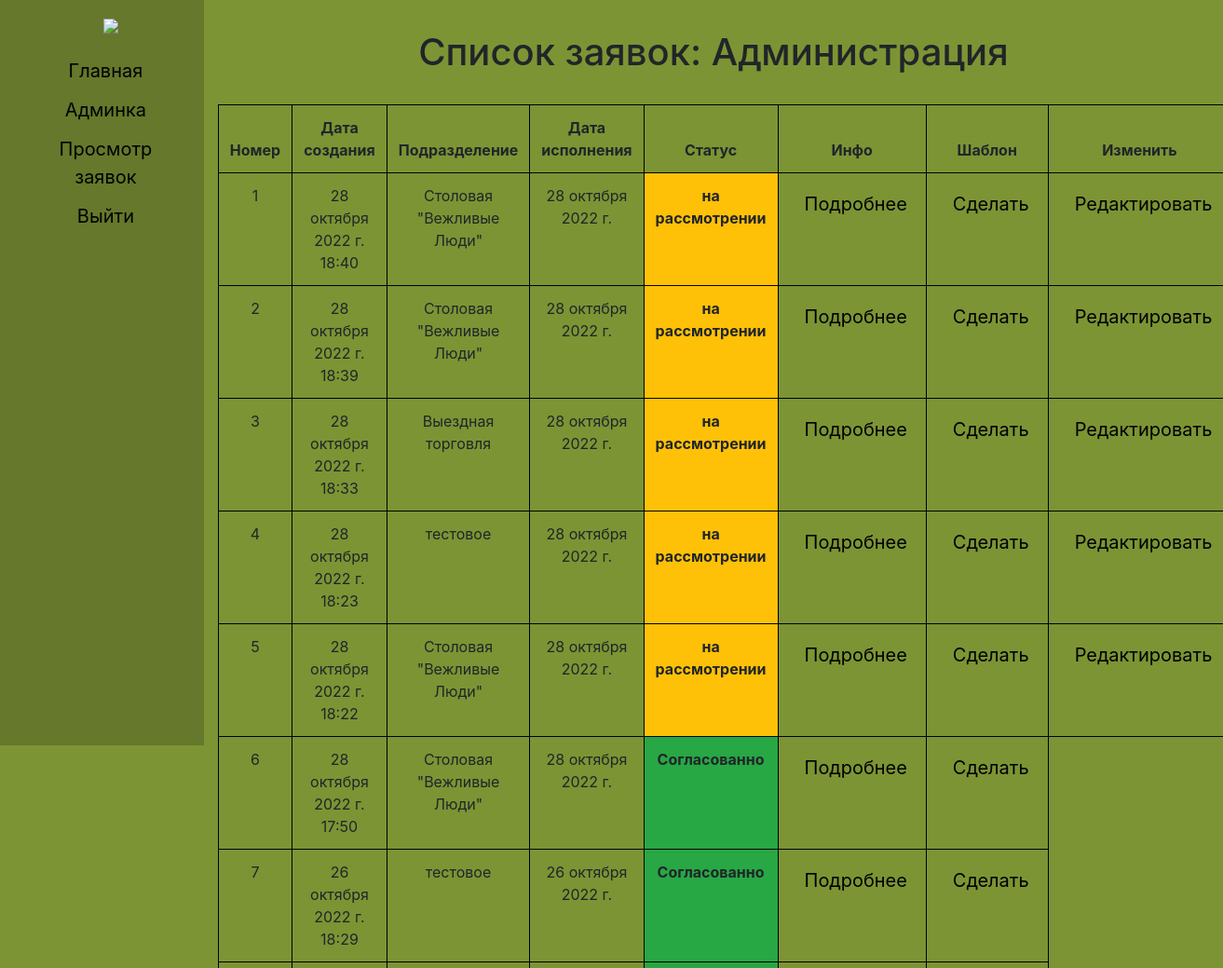
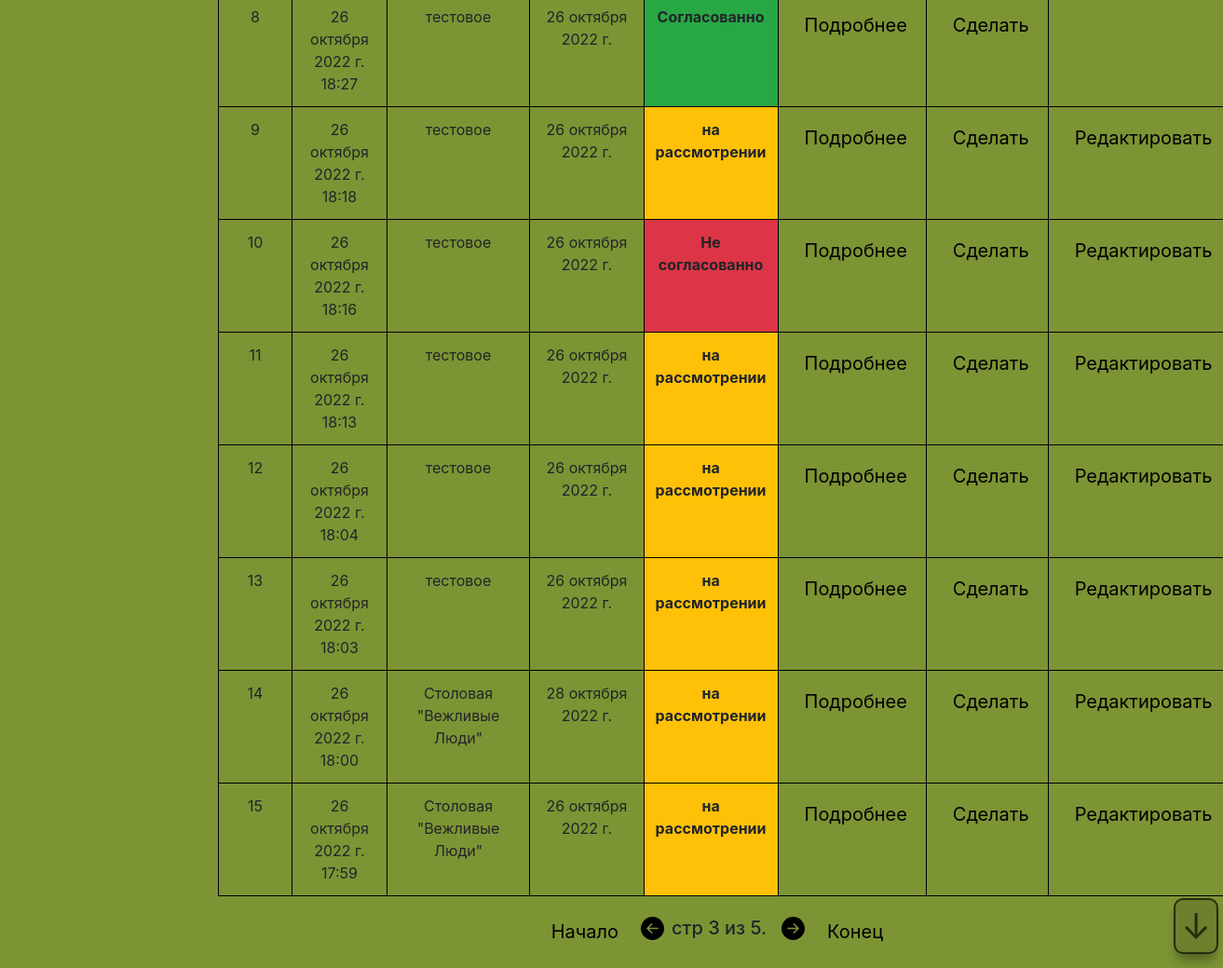
Page /zayavki_list/?page=3 (signed in) on the committed database (2 pictures, top to bottom).
### accounts/models.py (models this page shows, shortened)
class CustomUser(AbstractUser):
    email = models.EmailField(('email address'), unique=True)
    fio = models.CharField('ФИО', max_length=255, default='')
    subdivision = models.ForeignKey(Subdivision, on_delete=models.CASCADE, related_name='user_subdivision', null=True,default=None)
    position = models.ForeignKey(Position, on_delete=models.CASCADE, related_name='user_position', null=True,default=None)

class Subdivision(models.Model):
    title = models.CharField('Подразделение', max_length=50, default='')
    class Meta:
        verbose_name = 'Подразделение'
        verbose_name_plural = 'Подразделения'

### zayavki/models.py (models this page shows, shortened)
class ListApplication(models.Model):
    customer = models.ForeignKey(CustomUser, on_delete=models.SET_NULL, related_name='customer_applicationsList', null=True)
    created = models.DateTimeField(default=timezone.now)
    date_applications = models.DateField('Дата исполнения')
    subdivision = models.ForeignKey(Subdivision, on_delete=models.SET_NULL, related_name='subdivisioninApplicationlist',
                                    null=True)
    status = models.CharField('Статус', max_length=30,default='на рассмотрении')
    viza = models.ForeignKey(CustomUser, on_delete=models.SET_NULL, related_name='viza_application', null=True,default=None,blank=True)
    comment = models.TextField('Комментарий', max_length=300, default='Нет комментария')
    class Meta:
        verbose_name = 'Список заявок'
        verbose_name_plural = 'Список заявок'
    def check_status(self):
        if self.status == 'на рассмотрении':
            return False
        else:
            return True
    def color_status(self):
        if self.status == "Согласованно":
            return "success"
        elif self.status == "Не согласованно":
            return "danger"
    def change_zayavki(self):
        if self.status == 'на рассмотрении' or self.status == 'Не согласованно':
            return True
        return False

### accounts/views.py (the view, shortened to what this page needs)
# urls.py: path('zayavki_list/',views.zayavki_list, name='zayavki_list'),
@login_required(login_url='/login/')
def zayavki_list(request):
    if request.user.is_superuser:
        zayavki = ListApplication.objects.all().order_by('-created')
        paginator = Paginator(zayavki, 15)
        page_number = request.GET.get('page')
        page_obj = paginator.get_page(page_number)
        return render(request, 'zayavki_list.html', {'page_obj': page_obj,'zayavki':zayavki})

### templates/zayavki_list.html (shortened to what this page needs)
{% extends '_base.html' %}
{%block content%}
<h1 class = "title-page">Cписок заявок: {{user.subdivision.title}}</h1>
{%if zayavki%}
<table  class="table table-bordered">
  <thead>
   <tr>
    <th>Номер</th>
    <th>Дата создания</th>
    <th>Подразделение</th>
     <th>Дата исполнения</th>
     <th>Статус</th>
     <th>Инфо</th>
     <th>Шаблон</th>
     <th>Изменить</th>
   </tr>
  </thead>
   <tbody >
     {% for temp in page_obj %}
        <td>{{ forloop.counter }}</td>
        <td>{{temp.created}}</td>
        <td>{{temp.subdivision.title}}</td>
        <td>{{temp.date_applications}}</td>
     {% if not temp.check_status %}
        <td class="bg-warning" style="font-weight:bold">{{temp.status}}</td>
     {%else%}
        <td class="bg-{{temp.color_status}}" style="font-weight:bold">{{temp.status}}</td>
     {%endif%}
        <td><a href="{% url 'application_detail' temp.id  %}">Подробнее</a></td>
        <td><a href="{% url 'shablon_zayavki' temp.id temp.subdivision.id  %}">Сделать</a></td>
        {% if temp.change_zayavki %}
        <td><a href="{% url 'update_zayavki' temp.id temp.subdivision.id  %}">Редактировать</a></td>
        {%endif%}
     {% endfor %}
   </tbody>
   </table>
<nav aria-label="Page navigation example">
    <ul class="mypagination">
        {% if page_obj.has_previous %}
            <li><a href="?page=1">Начало</a></li>
            <li><a href="?page={{ page_obj.previous_page_number }}"><svg xmlns="http://www.w3.org/2000/svg" width="25" height="25" fill="currentColor" class="bi bi-arrow-left-circle-fill" viewBox="0 0 16 16">
  <path d="M8 0a8 8 0 1 0 0 16A8 8 0 0 0 8 0zm3.5 7.5a.5.5 0 0 1 0 1H5.707l2.147 2.146a.5.5 0 0 1-.708.708l-3-3a.5.5 0 0 1 0-.708l3-3a.5.5 0 1 1 .708.708L5.707 7.5H11.5z"/>
            </svg></a></li>
        {% endif %}
        <h5 class="">
            стр {{ page_obj.number }} из {{ page_obj.paginator.num_pages }}.
        </h5>
        {% if page_obj.has_next %}
         <li><a href="?page={{ page_obj.next_page_number }}"><svg xmlns="http://www.w3.org/2000/svg" width="25" height="25" fill="currentColor" class="bi bi-arrow-right-circle-fill" viewBox="0 0 16 16">
  <path d="M8 0a8 8 0 1 1 0 16A8 8 0 0 1 8 0zM4.5 7.5a.5.5 0 0 0 0 1h5.793l-2.147 2.146a.5.5 0 0 0 .708.708l3-3a.5.5 0 0 0 0-.708l-3-3a.5.5 0 1 0-.708.708L10.293 7.5H4.5z"/>
</svg></a></li>
        <li><a href="?page={{ page_obj.paginator.num_pages }}">Конец</a></li>
        {% endif %}
    </ul>
</nav>
{%else%}
<h1>ваш список пуст</h1>
{%endif%}
{%endblock content%}

### static/css/test.css (style rules this page uses)
body { background-color:rgb(124, 148, 52); }
a { padding: 6px 8px 6px 16px; text-decoration: none; font-size: 20px; color: black; display: block; }
.table { border: 0.5px solid #000000; }
.table-bordered > thead > tr > th, .table-bordered > tbody > tr > th, .table-bordered > tfoot > tr > th, .table-bordered > thead > tr > td, .table-bordered > tbody > tr > td, .table-bordered > tfoot > tr > td { border: 0.5px solid #000000; }
.mypagination { display:flex; justify-content: center; align-items: center }
li { list-style-type: none; }
ul { padding-left: 0; }
.title-page { margin-bottom: 3%; margin-top: 3%; }

### rows in the picture
CustomUser: subdivision "Администрация"
ListApplication: created "28 октября 2022 г. 18:40", subdivision "Столовая \"Вежливые Люди\"", date_applications "28 октября 2022 г.", status "на рассмотрении", shows "Редактировать"
ListApplication: created "28 октября 2022 г. 18:39", subdivision "Столовая \"Вежливые Люди\"", date_applications "28 октября 2022 г.", status "на рассмотрении", shows "Редактировать"
ListApplication: created "28 октября 2022 г. 18:33", subdivision "Выездная торговля", date_applications "28 октября 2022 г.", status "на рассмотрении", shows "Редактировать"
ListApplication: created "28 октября 2022 г. 18:23", subdivision "тестовое", date_applications "28 октября 2022 г.", status "на рассмотрении", shows "Редактировать"
ListApplication: created "28 октября 2022 г. 18:22", subdivision "Столовая \"Вежливые Люди\"", date_applications "28 октября 2022 г.", status "на рассмотрении", shows "Редактировать"
ListApplication: created "28 октября 2022 г. 17:50", subdivision "Столовая \"Вежливые Люди\"", date_applications "28 октября 2022 г.", status "Согласованно"
ListApplication: created "26 октября 2022 г. 18:29", subdivision "тестовое", date_applications "26 октября 2022 г.", status "Согласованно"
ListApplication: created "26 октября 2022 г. 18:27", subdivision "тестовое", date_applications "26 октября 2022 г.", status "Согласованно"
ListApplication: created "26 октября 2022 г. 18:18", subdivision "тестовое", date_applications "26 октября 2022 г.", status "на рассмотрении", shows "Редактировать"
ListApplication: created "26 октября 2022 г. 18:16", subdivision "тестовое", date_applications "26 октября 2022 г.", status "Не согласованно", shows "Редактировать"
ListApplication: created "26 октября 2022 г. 18:13", subdivision "тестовое", date_applications "26 октября 2022 г.", status "на рассмотрении", shows "Редактировать"
ListApplication: created "26 октября 2022 г. 18:04", subdivision "тестовое", date_applications "26 октября 2022 г.", status "на рассмотрении", shows "Редактировать"
ListApplication: created "26 октября 2022 г. 18:03", subdivision "тестовое", date_applications "26 октября 2022 г.", status "на рассмотрении", shows "Редактировать"
ListApplication: created "26 октября 2022 г. 18:00", subdivision "Столовая \"Вежливые Люди\"", date_applications "28 октября 2022 г.", status "на рассмотрении", shows "Редактировать"
ListApplication: created "26 октября 2022 г. 17:59", subdivision "Столовая \"Вежливые Люди\"", date_applications "26 октября 2022 г.", status "на рассмотрении", shows "Редактировать"

### other values in the picture
{{ page_obj.number }} "3"
{{ page_obj.paginator.num_pages }} "5"
